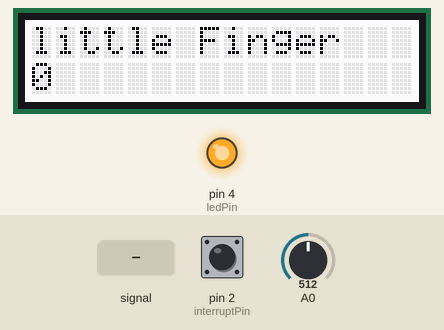
The sketch below on a simulated Arduino Uno, built with avr-gcc and run on an emulated ATmega328P. On the bench: 16×2 character LCD, output pins drawn as LEDs (lit = HIGH). The inputs (shaded band) are chosen by the test bench; at power-on: pin 2 (interruptPin) HIGH, A0 = 512. What the sketch prints to the serial monitor is not drawn.

Above: at 8.5 s.
8.6 s: pin 2 (interruptPin) pulled LOW for 0.15 s
At 11.4 s:
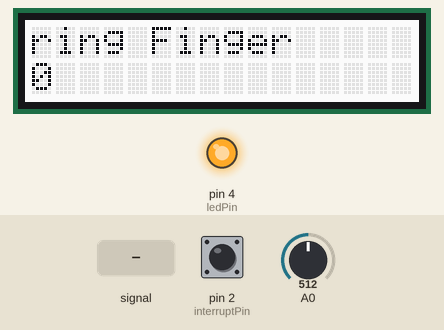
11.7 s: pin 2 (interruptPin) pulled LOW for 1 s
At 14.0 s:
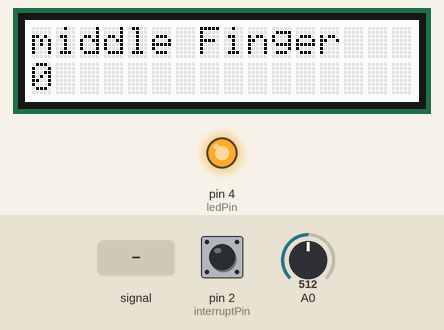
15.2 s: pin 2 (interruptPin) pulled LOW for 0.15 s
At 17.9 s:
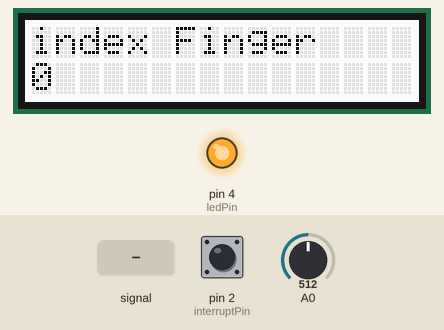
18.3 s: pin 2 (interruptPin) pulled LOW for 3.2 s
At 21.3 s:
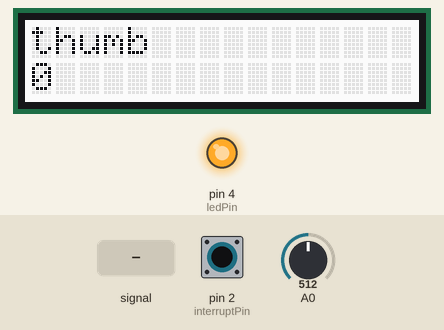
23.0 s: A0 fed a 200 Hz sine of ±81 counts around its level
At 24.0 s:
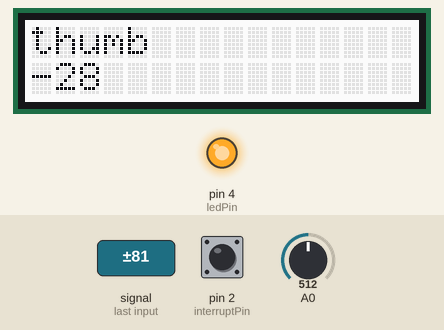
25.8 s: A0 set to 716
At 27.7 s:
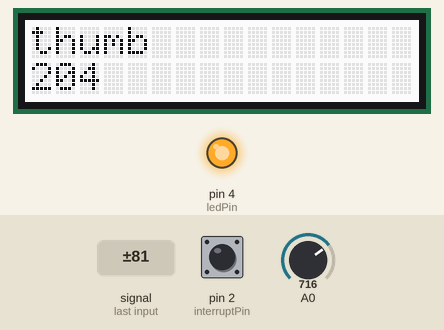
Timing chart, 0 to 28.8 s (numbered marks = the images above; inputs shaded):
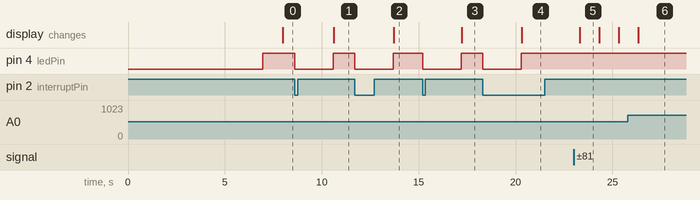

Measured:
- after the input at 8.6 s, pin 4 (ledPin): HIGH → LOW at once, → HIGH 2.0 s later; the display: changes after 2.0 s (image 1)
- after the input at 11.7 s, pin 4 (ledPin): HIGH → LOW at once, → HIGH 2.0 s later; the display: changes after 2.0 s (image 2)
- after the input at 15.2 s, pin 4 (ledPin): HIGH → LOW at once, → HIGH 2.0 s later; the display: changes after 2.0 s (image 3)
- after the input at 18.3 s, pin 4 (ledPin): HIGH → LOW at once, → HIGH 2.0 s later; the display: changes after 2.0 s (image 4)
- after the input at 23.0 s, the display: changes after 0.33 s (image 5)
- what the display in image 5 shows lasts 1.0 s, from 23.3 s to 24.3 s

The sketch:

Arduino-EMG.ino
```cpp
#include <rgb_lcd.h>    // Bibliothek zum Ansteuern des Grove-LED Display's

/*------------------- Definition der PIN's -------------------*/
#define interruptPin 2  // Interrupt PIN2 (D2)
#define ledPin 4        // Output LED-PIN4 (D4)

/*------------------- Globale Variablen -------------------*/
rgb_lcd lcd;          // Definition des LED-Displays (Ansteuerung ueber I2C-Bus)
int currentFinger;     // Definiert den Messzustand des Systems
enum fingerState {littleFinger= 0, ringFinger,middleFinger,indexFinger,thumb};  // Enum --> Zu besseren Lesbarkeit des Codes (Um Zustand zu definieren)
static const char *fingerTypes[] ={(char*)"little Finger",(char*)"ring Finger",(char*)"middle Finger",(char*)"index Finger",(char*)"thumb",}; // Dient fuer die Anzeige auf dem LED-Display

unsigned long startMillis,currentMillis;  // Varialblen, um Refresh-Times des LED-Display's zu setzen (Simuliert einen Timer)

/*------------------- Definition des Anfangszustands des EMG-Sensors -------------------*/
int max_analog_dta = 300; // max analog data
int min_analog_dta = 100; // min analog data
int static_analog_dta= 0; // static analog data

//------------------- EMG-Sensor Methoden -------------------
/* initialEMGSensor : Initialisert den EMG-Sensor bei Programmstart
*/
void initialEMGSensor()
{
    long sum = 0;
    for(int i=0; i<=10; i++)
    {
        for(int j=0; j<100; j++)
        {
            sum += getAnalog(A0);
            delay(1);
        }
    }
    sum /= 1100;
    static_analog_dta = sum;
}
/*
 *getAnalog : Auslesen des Sensors
 *param* pin : Uebergabe des PIN's, ueber welchen der EMG-Sensor angeschlossen ist
 *return* Aktuell anliegender Wert am EMG-Sensor
*/
int getAnalog(int pin)
{
    long sum = 0;
    for(int i=0; i<32; i++)
    {
        sum += analogRead(pin);
    };
    int dta = sum>>5;
    max_analog_dta = dta>max_analog_dta ? dta : max_analog_dta;
    min_analog_dta = min_analog_dta>dta ? dta : min_analog_dta;

    return sum>>5;
}
/*touchInterrupt: Interrupt-Funktion fuer den Touch-Sensor.
 * Bei Eventeintritt wird currentFinger hochgezaehlt (ein Finger weitergesprungen), sodass eine weitete Messung erfolgen kann
*/
void touchInterrupt()
{
  noInterrupts();   // Keine Interrupts zulassen
  digitalWrite(ledPin, LOW);  // LED wird ausgeschaltet
  interrupts();     // Interrupts zulassen
  delay(2000);      // Verzögerung 2 sek
  if(currentFinger != thumb)  currentFinger ++; // ist der currentFinger != Daumen --> wird hochgezaehlt
  else currentFinger = littleFinger;            // anderenfalls wird currentFinger = kleiner Finger gesetzt
  noInterrupts();   // Keine Interrupts zulassen
  digitalWrite(ledPin, HIGH); // LED wird eingeschaltet
  interrupts();     // Interrupts zulassen
}

/*setup-Methode: Wird beim Starten des Arduinos aufgerufen, um Parameter zu initialsieren
 * Defintion der Baudrate (Kommuniaktionsgeschwindigkeit) zwischen Arduino und PC
 * Initialisierung des LED-Display's
 * Initialisierung der PIN's
 * Initialisierung des EMG-Sensors
*/
void setup() {
  Serial.begin(115200);
  lcd.begin(16,2);
  lcd.setRGB(255,255,255);
  lcd.print("Initial!");
  initialEMGSensor();

  pinMode(ledPin, OUTPUT);  // Festegung des LED-PIN's als Output-PIN
  attachInterrupt(digitalPinToInterrupt(interruptPin), touchInterrupt, FALLING); // Definition des Interrupt-PIN's. Event wird bei fallender Flanke ausgelöst

  currentFinger = littleFinger;
  delay(2000);
  Serial.print("Wert\tAktuellerFinger\n");
  startMillis = millis();
  digitalWrite(ledPin, HIGH);
}

/* loop-Methode: Methode, die zur Laufzeit in einer Endlosschleife vom Arduino ausgefuehrt wird.
*/

void loop() {
  currentMillis = millis();
  int emgSignal = getAnalog(A0) -  static_analog_dta;
  Serial.print(emgSignal);
  Serial.print("\t");
  Serial.print((int)currentFinger);
  Serial.println();
  if(currentMillis - startMillis > 1000 || startMillis == 0)
  {
    startMillis = currentMillis;
    lcd.clear();
    lcd.setCursor(0, 0);
    lcd.print(fingerTypes[currentFinger]);
    lcd.setCursor(0, 1);
    lcd.print(emgSignal);
  }
  delay(1);
}
```
